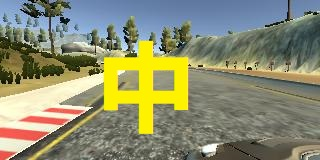
#> input picture test/center.jpg, 320 x 160 px
$ python preprocessing.py
#> lines starting #> are read from the running program, lines starting #| are printed output that depends on the picture
import cv2
import numpy as np


image_height, image_width, image_channels = 66, 200, 3
center,left,right = './test/center.jpg','./test/left.jpg','./test/right.jpg'
steering_angle = 0.0


def image_choose(center,left,right,steering_angle):
    choice=np.random.choice(3)
    if choice==0:
        image_name = center
        bias = 0.0
    if choice==1:
        image_name = left
        bias = 0.2
    if choice==2:
        image_name = right
        bias = -0.2
    image = cv2.imread(image_name)
    steering_angle = steering_angle+bias
    # cv2.imshow('image_choose', image)
    # cv2.waitKey(0)
    return image,steering_angle


def image_flip(image, steering_angle):
    if np.random.rand()<0.5:
        image = cv2.flip(image, 1)
        steering_angle=-steering_angle
    # cv2.imshow('image_flip', image)
    # cv2.waitKey(0)
    return image, steering_angle


def image_translate(image, steering_angle):
    range_X, range_Y = 100, 10
    tran_X = int(range_X*(np.random.rand()-0.5))
    tran_Y = int(range_Y*(np.random.rand()-0.5))
    tran_m = np.float32([[1, 0, tran_X], [0, 1, tran_Y]])
    image = cv2.warpAffine(image, tran_m, (image.shape[1], image.shape[0]))
    steering_angle = steering_angle+tran_X*0.002
    # cv2.imshow('image_translate', image)
    # cv2.waitKey(0)
    return image, steering_angle


def image_normalized(image):
    image = image[60: -25,:,:]
    image = cv2.resize(image,(image_width,image_height,),cv2.INTER_AREA)
    image = cv2.cvtColor(image, cv2.COLOR_RGB2YUV)
    # cv2.imshow('image_normalized', image)
    # cv2.waitKey(0)
    return image


def image_preprocessing(center, left, right, steering_angle):
#> called with center = './test/center.jpg', left = './test/left.jpg', right = './test/right.jpg', steering_angle = 0
    image, steering_angle=image_choose(center,left,right, steering_angle)
#> in image_choose, image is the input picture: shape (160, 320, 3); mean B, G, R 111.7, 140.8, 139.4
#> steering_angle = 0
    image, steering_angle =image_flip(image,steering_angle)
    image, steering_angle = image_translate(image, steering_angle)
#> in image_translate, `image = cv2.warpAffine(image, tran_m, (image.shape[1], image.shape[0]))`:
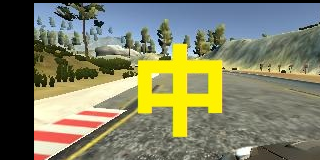
#> image: shape (160, 320, 3); mean of channels 0, 1, 2 98.9, 126.4, 125.3; drawn as B, G, R
#> in image_translate, `steering_angle = steering_angle+tran_X*0.002`: steering_angle = 0.068
#> steering_angle = 0.068
    return image,steering_angle


if __name__ =='__main__':
    image,steering_angle = image_preprocessing(center, left, right, steering_angle)
#> steering_angle = 0.068
    image = image_normalized(image)
#> in image_normalized, `image = image[60: -25,:,:]`:
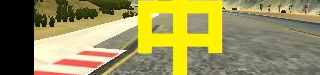
#> image: shape (75, 320, 3); mean of channels 0, 1, 2 86.9, 144.2, 151.2; drawn as B, G, R
#> in image_normalized, `image = cv2.resize(image,(image_width,image_height,),cv2.INTER_AREA)`:
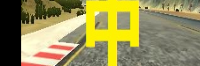
#> image: shape (66, 200, 3); mean of channels 0, 1, 2 87, 144.3, 151.4; drawn as B, G, R
#> in image_normalized, `image = cv2.cvtColor(image, cv2.COLOR_RGB2YUV)`: image: shape (66, 200, 3); mean of channels 0, 1, 2 128, 139.4, 94.4
    print(steering_angle)
#| 0.068
    cv2.imshow('image_data', image)
    cv2.waitKey(0)
    cv2.destroyAllWindows()
